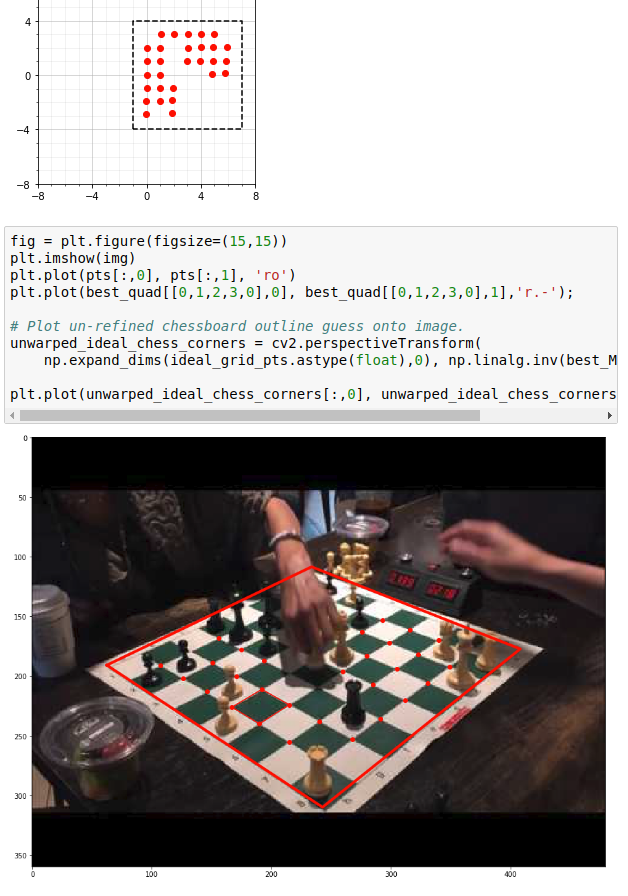
#> input picture example_unity_grid.png, 628 x 896 px, given in place of 31.png, which was not available
$ python tile_segment.py   (older library calls are emulated)
#> lines starting #> are read from the running program, lines starting #| are printed output that depends on the picture; pictures that were not available may be replaced by others from this repository, and a replacement may not be noted
# Image segmentation
# Given rectified image with known tile boundaries
# Segment image into background (black/white tiles?)
# and dark or light pieces
#
# Some options include K-means clustering, watershed segmentation, texture segmentation, perhaps a combination

import PIL.Image
import matplotlib.pyplot as plt
import cv2
import numpy as np
import itertools
import os
from skimage import color
from sklearn.cluster import KMeans
from skimage import exposure
np.set_printoptions(precision=2, linewidth=400, suppress=True) # Better printing of arrays

def getIdealCorners(tile_res, tile_buffer):
  hlines = vlines = (np.arange(9)+tile_buffer)*tile_res
  return np.array(list(itertools.product(hlines, vlines)))

def getIdealCheckerboardPattern(tile_res, tile_buffer):
  side_len = tile_res*(8+2*tile_buffer)
  quadOne = np.ones([tile_res,tile_res], dtype=np.uint8)
  quadZero = np.zeros([tile_res,tile_res], dtype=np.uint8)
  kernel = np.vstack([np.hstack([quadOne,quadZero]), np.hstack([quadZero,quadOne])])
  kernel = np.tile(kernel,(4,4)) # Becomes 8x8 alternating grid
  return kernel

def getTile(img, i,j,tile_res):
  """Assumes no buffer in image"""
  return img[tile_res*i:tile_res*(i+1),tile_res*j:tile_res*(j+1)]


if __name__ == '__main__':
  PLOT_RESULTS = True

  input_folder = "rectified"

  tile_res = 64
  tile_buffer = 1

  side_len = 8*tile_res
  buffer_size = tile_buffer*tile_res

  filename ="%d.png" % 31
  filepath = "%s/%s" % (input_folder,filename)
  print("Segmenting %s..." % filename)
  img_orig = np.array(PIL.Image.open(filepath).convert('RGB'))
#> img_orig is the input picture: shape (896, 628, 3); mean R, G, B 162.9, 157.9, 156.5

  img_h, img_w, _ = img_orig.shape
#> img_h = 896; img_w = 628

  # Bilateral smooth image
  img = img_orig
  bg_illum = cv2.blur(img,ksize=(tile_res*4,tile_res*4))
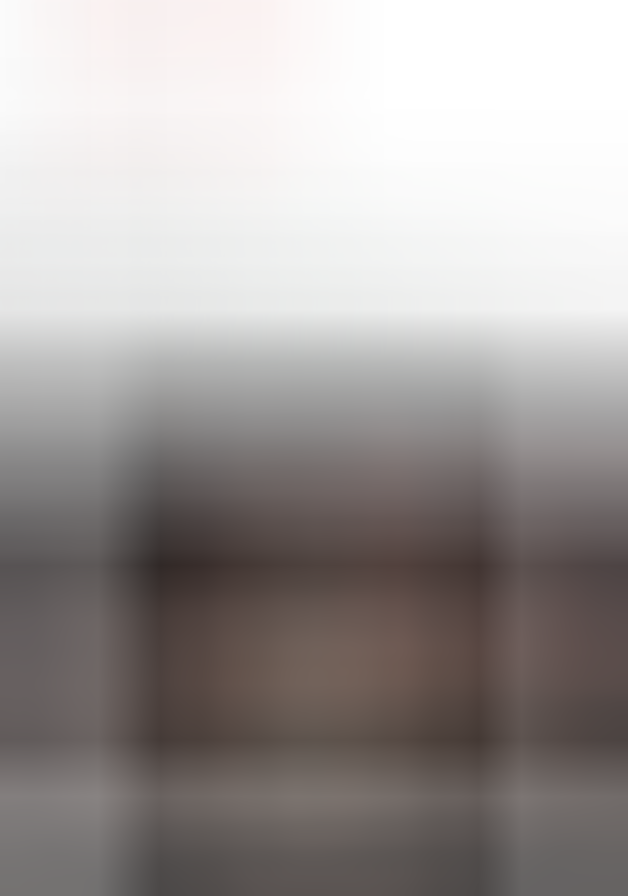
#> bg_illum: shape (896, 628, 3); mean R, G, B 162.7, 157.8, 156.4
  img = (bg_illum.mean() + (img.astype(np.float64) - bg_illum)).astype(np.uint8)
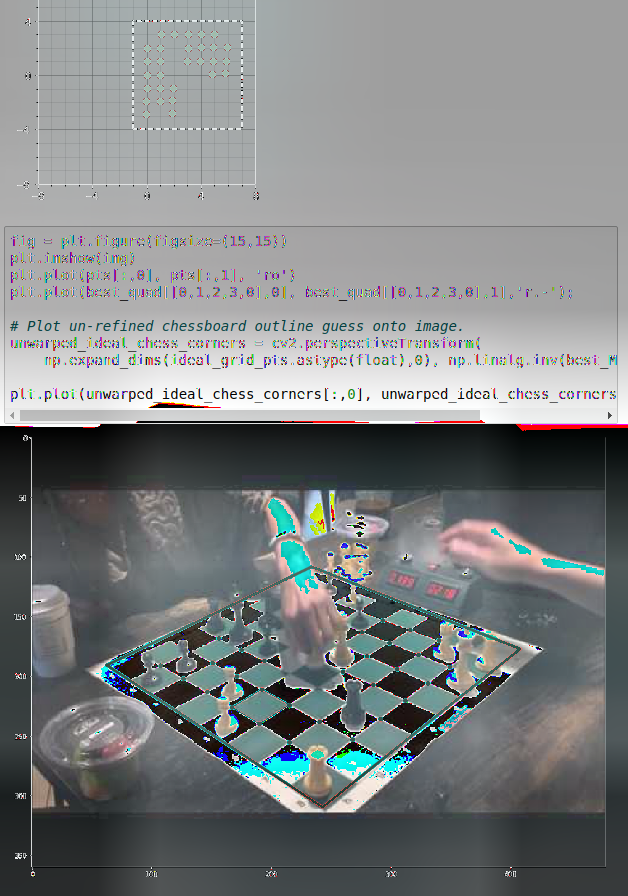
#> img: shape (896, 628, 3); mean R, G, B 127, 130.5, 131.1
  # img = cv2.blur(img,ksize=(5,5))
  # img = cv2.medianBlur(img,7)
  # img = cv2.bilateralFilter(img,int(tile_res/4),75,75)

  ideal_corners = getIdealCorners(tile_res, tile_buffer)

  img_checkerboard = img[buffer_size:-buffer_size, buffer_size:-buffer_size]
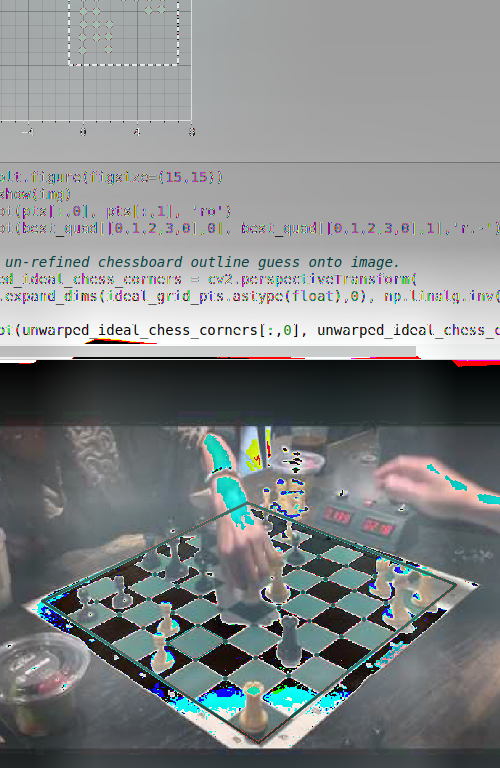
#> img_checkerboard: shape (768, 500, 3); mean R, G, B 131.7, 135.7, 136.3
  img_checkerboard_before = img_checkerboard.copy()

  ycrcb = cv2.cvtColor(img_checkerboard, cv2.COLOR_RGB2YCR_CB)
#> ycrcb: shape (768, 500, 3); mean of channels 0, 1, 2 134.5, 126, 129.1
  # ycrcb[:,:,0] = cv2.equalizeHist(ycrcb[:,:,0].astype(np.uint8))
  clahe = cv2.createCLAHE(clipLimit=2.0, tileGridSize=(4,4))
  ycrcb[:,:,0] = clahe.apply(ycrcb[:,:,0].astype(np.uint8))
#> ycrcb: shape (768, 500, 3); mean of channels 0, 1, 2 135.1, 126, 129.1
  img_checkerboard = cv2.cvtColor(ycrcb, cv2.COLOR_YCR_CB2RGB)
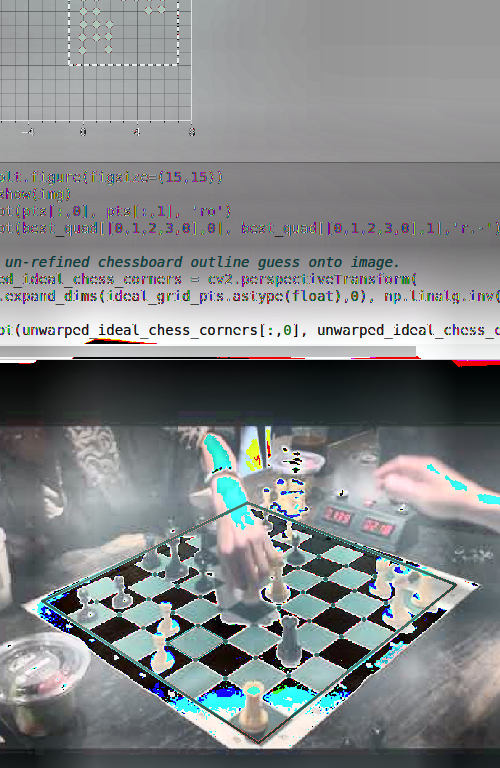
#> img_checkerboard: shape (768, 500, 3); mean R, G, B 132.1, 135.8, 137
  img_checkerboard = cv2.medianBlur(img_checkerboard,7)
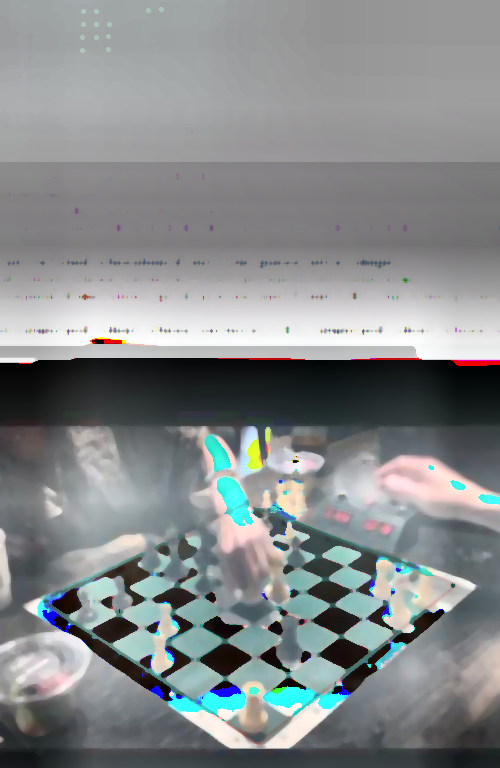
#> img_checkerboard: shape (768, 500, 3); mean R, G, B 133.4, 137.6, 138.7

  img_checkerboard_gray = np.array(PIL.Image.fromarray(img_checkerboard).convert('L'))
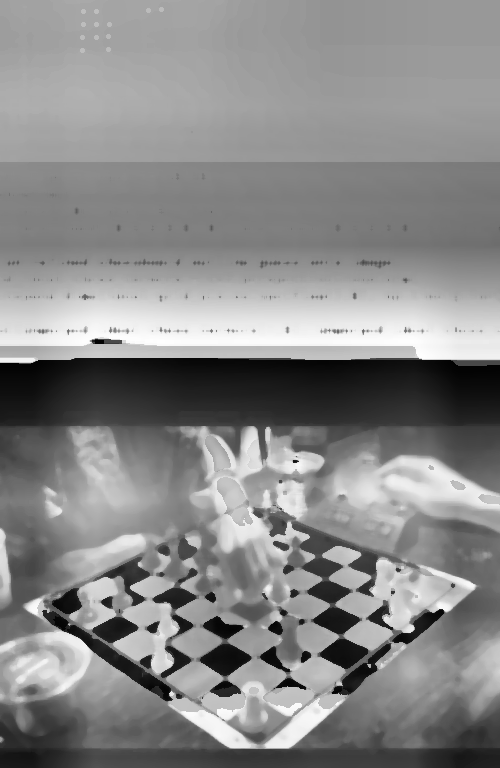
#> img_checkerboard_gray: shape (768, 500); min 1, max 254, mean 136.5
  # img_checkerboard_gray = cv2.equalizeHist(img_checkerboard_gray)

  img_draw = np.zeros(img_checkerboard_gray.shape)

  # Watershed
  markers = np.zeros(img_checkerboard_gray.shape, dtype=np.int32)
  teb = int(64/2-2)
  N = 8
  marker_counter = 2
  # watershed_mask = np.zeros(markers.shape, dtype=bool)
  for i in range(N):
    # watershed_mask[tile_res*i,:] = False
    # watershed_mask[:,tile_res*i] = False
    for j in range(N):
      markers[tile_res*i+teb:tile_res*(i+1)-teb,tile_res*j+teb:tile_res*(j+1)-teb] = marker_counter
      marker_counter += 1

  markers_init = markers.copy()
  img_watershed = cv2.watershed(img_checkerboard, markers)
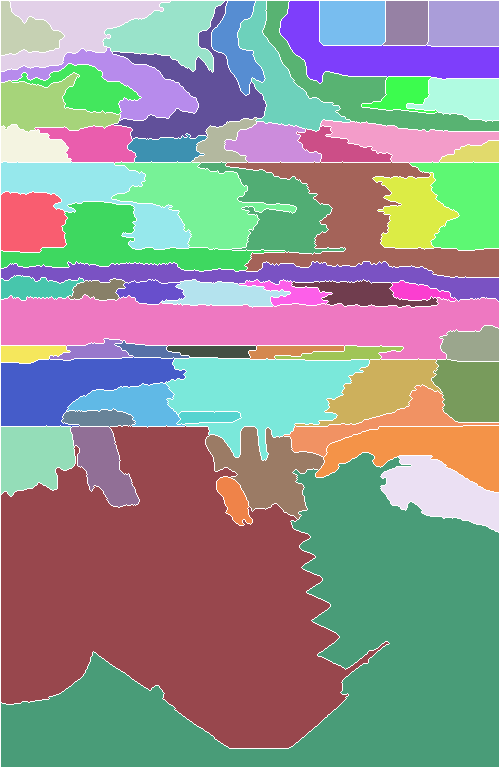
#> img_watershed: shape (768, 500) int32; 65 distinct labels, from -1 to 65; one colour per label, 0 black, -1 white
  # from skimage.morphology import watershed
  # img_watershed = watershed(img_checkerboard_gray, markers, mask=~watershed_mask)


  if PLOT_RESULTS:
    print("Plotting")
    plt.figure(filename, figsize=(20,8))

    teb = 10
    N = 8
    for i in range(N):
      for j in range(N):
        k = i*N + j + 1
        # plt.subplot(N,N,k)

        tile = getTile(img_checkerboard,i,j,tile_res)
        tile_gray = getTile(img_checkerboard_gray,i,j,tile_res)[teb:-teb,teb:-teb]
        _,tile_thresh = cv2.threshold(tile_gray,0,255,cv2.THRESH_BINARY+cv2.THRESH_OTSU)
        tile_draw = np.ma.masked_where(tile_thresh, tile_gray)
        if np.std(tile_gray) > 10:
#> (the run stopped early here; a loop or call above may not have finished)
